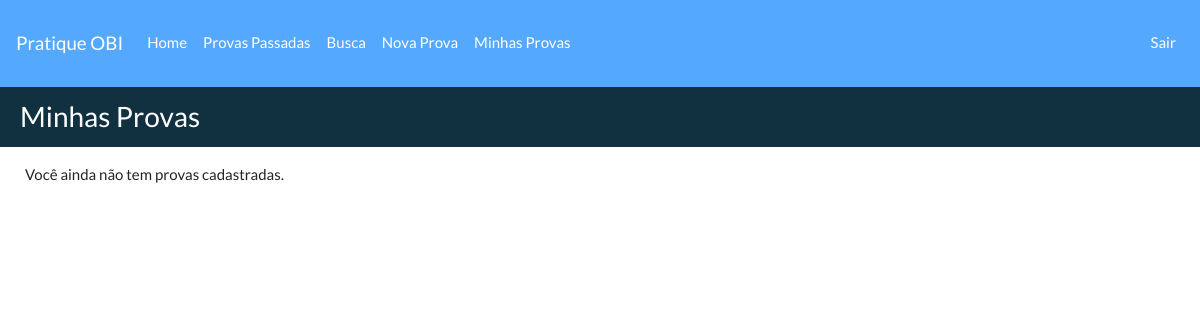
Page /usuario/minhasprovas/ (signed in) on the earlier database version.
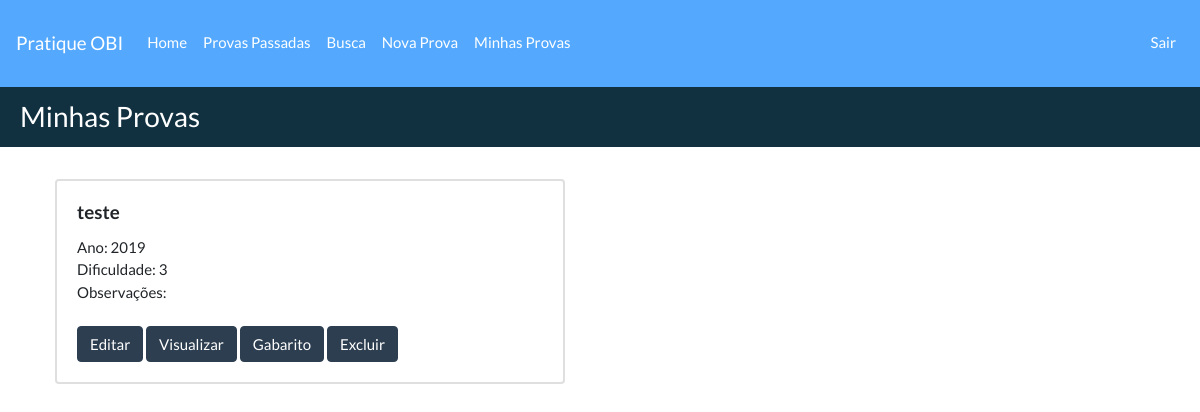
Same page on the later database version.
### provasobi/models.py (models this page shows, shortened)
class ProvaPerson(models.Model):
    autor = models.ForeignKey(Profile, on_delete=models.CASCADE, default='')
    codprovaperson = models.IntegerField(db_column='codProvaPerson', null=True, default='0')
    titulo = models.TextField(db_column='titulo', blank=True, null=True, default='')
    ano = models.CharField(db_column='ano', max_length=20, blank=True, null=True, default='')
    dificuldade = models.IntegerField(db_column='dificuldade', blank=True, null=True, default=0)
    observacoes = models.TextField(db_column='observacoes', blank=True, null=True, default='')
    questoes = models.ManyToManyField(Questao, blank='True')
    class Meta:
        verbose_name_plural = 'Provas personalizadas'
        verbose_name = 'Prova personalizada'

### usuarios/views.py (the view)
# urls.py: path('minhasprovas/', provasperson, name='provasperson'),
def provasperson(request):
    provas = ProvaPerson.objects.filter(autor=request.user.profile)
    return render(request, 'minhasprovas.html', {'provas': provas})

### templates/minhasprovas.html
{% extends 'base2.html' %}
{% load static %}
{% block titulo %}
    Minhas Provas
{% endblock %}
{% block container %}
    {% if not provas %}
        <p>Você ainda não tem provas cadastradas.</p>
    {% else %}
    <ul class="list-group product-category-all">
    <div class="container">
    <div class="row">
        {% for prova in provas %}
      <div class="col-sm-6 mt-3">
        <div class="card">
          <div class="card-body">
              <h5 class="card-title"><b>{{ prova.titulo }}</b></h5>
            <p class="card-text">
                {% if prova.ano == None %}
                    Ano: não inserido</br>
                {% else %}
                    Ano: {{prova.ano}}</br>
                {% endif %}
                {% if prova.dificuldade == None %}
                    Dificuldade: não inserida</br>
                {% elif prova.dificuldade == 0 %}
                    Dificuldade: não inserida</br>
                {% else %}
                    Dificuldade: {{prova.dificuldade}}</br>
                {% endif %}
                Observações: {{prova.observacoes}}</br></br>
                <a href="{% url 'usuarios_obi:provaperson_edit' prova.pk %}" class="btn btn-primary" role="button" >Editar</a>
                <a href="{% url 'usuarios_obi:provaperson_pronta' prova.pk %}" class="btn btn-primary" role="button" >Visualizar</a>
                <a href="{% url 'usuarios_obi:url_gabarito' prova.pk %}" class="btn btn-primary" role="button" >Gabarito</a>
                <a href="{% url 'usuarios_obi:provaperson_excluir' prova.pk %}" class="btn btn-primary" role="button" >Excluir</a>
            </p>
          </div>
        </div>
      </div>
          {% endfor%}
      </div>
    </div>
    {% endif %}
    </ul>
{% endblock %}

Differences in the rows shown:
added ProvaPerson: titulo "teste", ano "2019", dificuldade "3"
Other differences:
text no longer shown: "Você ainda não tem provas cadastradas."
